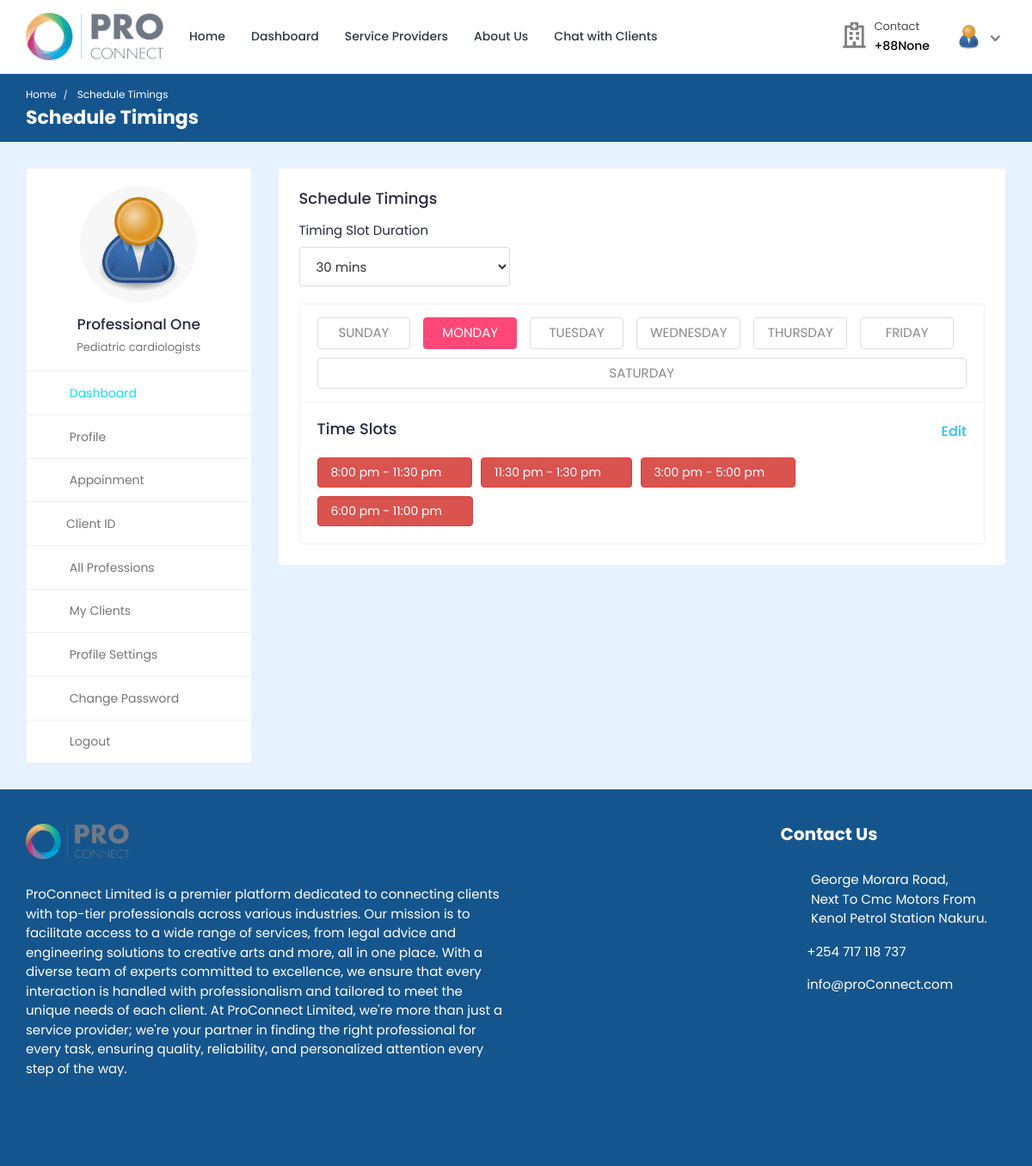
The page /professional/schedule-timings/ (signed in) on the database its author committed.
### professional/models.py (models this page shows, shortened)
class Professional_Information(models.Model):
    PROFESSION_CHOICES = (
        ('medical', 'Medical Services'),
        ('legal', 'Legal Services'),
        ('engineering', 'Engineering Services'),
        ('art', 'Art & Design'),
    )
    professional_id = models.AutoField(primary_key=True)
    user = models.OneToOneField(settings.AUTH_USER_MODEL, on_delete=models.CASCADE, related_name='profile')
    name = models.CharField(max_length=200)
    username = models.CharField(max_length=200, null=True, blank=True)
    gender = models.CharField(max_length=200, null=True, blank=True)
    description = models.TextField(max_length=1000, null=True, blank=True)
    profession = models.CharField(max_length=200, choices=PROFESSION_CHOICES)
    profession_name = models.ForeignKey(ServiceDepartment, on_delete=models.SET_NULL, null=True)
    specialization = models.ForeignKey(specialization, on_delete=models.SET_NULL, null=True)
    featured_image = models.ImageField(upload_to='professionals/', default='professionals/user-default.png')
    certificate_image = models.ImageField(upload_to='professionals_certificates/', default='professionals_certificates/default.png', null=True, blank=True)
    email = models.EmailField(max_length=200, null=True, blank=True)
    phone_number = models.CharField(max_length=200, null=True, blank=True)
    availability = models.CharField(max_length=200, null=True, blank=True)
    consultation_fee = models.IntegerField(null=True, blank=True, default=0)
    address = models.CharField(max_length=200, null=True, blank=True)
    service_name = models.ForeignKey(Service_Provider_Information, on_delete=models.SET_NULL, null=True, blank=True)
    profession = models.CharField(max_length=200, choices=PROFESSION_CHOICES, null=True, blank=True)
    institute = models.CharField(max_length=200, null=True, blank=True)
    degree = models.CharField(max_length=200, null=True, blank=True)
    completion_year = models.CharField(max_length=200, null=True, blank=True)
    work_place = models.CharField(max_length=200, null=True, blank=True)
    designation = models.CharField(max_length=200, null=True, blank=True)
    start_year = models.CharField(max_length=200, null=True, blank=True)
    end_year = models.CharField(max_length=200, null=True, blank=True)
    register_status = models.CharField(max_length=200, null=True, blank=True, default='Accepted')

### service_provider_admin/models.py (models this page shows, shortened)
class specialization(models.Model):
    specialization_id = models.AutoField(primary_key=True)
    specialization_name = models.CharField(max_length=200, null=True, blank=True)
    service_provider = models.ForeignKey(Service_Provider_Information, on_delete=models.CASCADE, null=True, blank=True)

### professional/views.py (the view)
# urls.py: path('schedule-timings/', views.schedule_timings, name='schedule-timings'),
@csrf_exempt
@login_required(login_url="professional-login")
def schedule_timings(request):
    professional = Professional_Information.objects.get(user=request.user)
    context = {'professional': professional}
    return render(request, 'schedule-timings.html', context)

### templates/schedule-timings.html (shortened to what this page needs)
{% load static %}
<!DOCTYPE html>
<html lang="en">
<head>
  <link rel="stylesheet" href="{% static 'proConnect-System/css/Normal/bootstrap.min.css' %}" />
  <link rel="stylesheet" href="{% static 'proConnect-System/plugins/Normal/fontawesome/css/fontawesome.min.css' %}" />
  <link rel="stylesheet" href="{% static 'proConnect-System/plugins/Normal/fontawesome/css/all.min.css' %}" />
  <link rel="stylesheet" href="{% static 'proConnect-System/plugins/Normal/select2/css/select2.min.css' %}" />
  <link rel="stylesheet" href="{% static 'proConnect-System/css/Normal/style.css' %}" />
</head>
<body>
  <div class="main-wrapper">
    <header class="header">{% include 'professional-navbar.html' %}</header>
    <div class="breadcrumb-bar">
      <div class="container-fluid">
        <div class="row align-items-center">
          <div class="col-md-12 col-12">
            <nav aria-label="breadcrumb" class="page-breadcrumb">
              <ol class="breadcrumb">
                <li class="breadcrumb-item">
                  <a href="index-2.html">Home</a>
                </li>
                <li class="breadcrumb-item active" aria-current="page">
                  Schedule Timings
                </li>
              </ol>
            </nav>
            <h2 class="breadcrumb-title">Schedule Timings</h2>
          </div>
        </div>
      </div>
    </div>
    <div class="content">
      <div class="container-fluid">
        <div class="row">
          <div class="col-md-5 col-lg-4 col-xl-3 theiaStickySidebar">
            <div>{% include 'professional-sidebar.html' %}</div>
          </div>
          <div class="col-md-7 col-lg-8 col-xl-9">
            <div class="row">
              <div class="col-sm-12">
                <div class="card">
                  <div class="card-body">
                    <h4 class="card-title">Schedule Timings</h4>
                    <div class="profile-box">
                      <div class="row">
                        <div class="col-lg-4">
                          <div class="form-group">
                            <label>Timing Slot Duration</label>
                            <select class="select form-control">
                              <option selected="selected">30 mins</option>
                            </select>
                          </div>
                        </div>
                      </div>
                      <div class="row">
                        <div class="col-md-12">
                          <div class="card schedule-widget mb-0">
                            <div class="schedule-header">
                              <div class="schedule-nav">
                                <ul class="nav nav-tabs nav-justified">
                                  <li class="nav-item">
                                    <a class="nav-link" data-toggle="tab" href="#slot_sunday">Sunday</a>
                                  </li>
                                  <li class="nav-item">
                                    <a class="nav-link active" data-toggle="tab" href="#slot_monday">Monday</a>
                                  </li>
                                  <li class="nav-item">
                                    <a class="nav-link" data-toggle="tab" href="#slot_tuesday">Tuesday</a>
                                  </li>
                                  <li class="nav-item">
                                    <a class="nav-link" data-toggle="tab" href="#slot_wednesday">Wednesday</a>
                                  </li>
                                  <li class="nav-item">
                                    <a class="nav-link" data-toggle="tab" href="#slot_thursday">Thursday</a>
                                  </li>
                                  <li class="nav-item">
                                    <a class="nav-link" data-toggle="tab" href="#slot_friday">Friday</a>
                                  </li>
                                  <li class="nav-item">
                                    <a class="nav-link" data-toggle="tab" href="#slot_saturday">Saturday</a>
                                  </li>
                                </ul>
                              </div>
                            </div>
                            <div class="tab-content schedule-cont">
                              <div id="slot_monday" class="tab-pane fade show active">
                                <h4 class="card-title d-flex justify-content-between">
                                  <span>Time Slots</span>
                                  <a class="edit-link" data-toggle="modal" href="#edit_time_slot"><i
                                      class="fa fa-edit mr-1"></i>Edit</a>
                                </h4>
                                <div class="doc-times">
                                  <div class="doc-slot-list">
                                    8:00 pm - 11:30 pm
                                    <a href="javascript:void(0)" class="delete_schedule">
                                      <i class="fa fa-times"></i>
                                    </a>
                                  </div>
                                  <div class="doc-slot-list">
                                    11:30 pm - 1:30 pm
                                    <a href="javascript:void(0)" class="delete_schedule">
                                      <i class="fa fa-times"></i>
                                    </a>
                                  </div>
                                  <div class="doc-slot-list">
                                    3:00 pm - 5:00 pm
                                    <a href="javascript:void(0)" class="delete_schedule">
                                      <i class="fa fa-times"></i>
                                    </a>
                                  </div>
                                  <div class="doc-slot-list">
                                    6:00 pm - 11:00 pm
                                    <a href="javascript:void(0)" class="delete_schedule">
                                      <i class="fa fa-times"></i>
                                    </a>
                                  </div>
                                </div>
                              </div>
                            </div>
                          </div>
                        </div>
                      </div>
                    </div>
                  </div>
                </div>
              </div>
            </div>
          </div>
        </div>
      </div>
    </div>
    {% include 'footer.html' %}
  </div>
</body>
</html>

### templates/professional-navbar.html (shortened to what this page needs)
{% load static %}
<nav class="navbar navbar-expand-lg header-nav">
  <div class="navbar-header">
    <a href="{% url 'service_provider_home'%}" class="navbar-brand logo">
      <img src="{% static 'proConnect-System/images/Normal/proConnect-logo.png' %}" class="img-fluid" alt="Logo" />
    </a>
  </div>
  <div class="main-menu-wrapper">
    <ul class="main-nav">
      <li>
        <a href="{% url 'service_provider_home'%}">Home</a>
      </li>
      <li>
        <a href="{% url 'professional-dashboard'%}">Dashboard</a>
      </li>
      <li><a href="{% url 'multiple-service_provider' %}" style="text-decoration: none;">Service Providers</a></li>
      <li>
        <a href="{% url 'about-us'%}">About Us</a>
      </li>
      <li>
        <a href="{% url 'chat-home' pk=user.id %}">Chat with Clients</a>
      </li>
    </ul>
  </div>
  <ul class="nav header-navbar-rht">
    <li class="nav-item contact-item">
      <div class="header-contact-img">
        <i class="far fa-hospital"></i>
      </div>
      <div class="header-contact-detail">
        <p class="contact-header">Contact</p>
        <p class="contact-info-header">+88{{professional.phone_number}}</p>
      </div>
    </li>
    <li class="nav-item dropdown has-arrow logged-item">
      <a href="#" class="dropdown-toggle nav-link" data-toggle="dropdown">
        <span class="user-img">
          <img class="rounded-circle" src="{{ professional.featured_image.url }}" width="31" alt="Darren Elder" />
        </span>
      </a>
    </li>
  </ul>
</nav>

### templates/professional-sidebar.html (shortened to what this page needs)
{% load static %}
<div class="profile-sidebar">
  <div class="widget-profile pro-widget-content">
    <div class="profile-info-widget">
      <a href="#" class="booking-doc-img">
        <img src="{{ professional.featured_image.url }}" alt="User Image" />
      </a>
      <div class="profile-det-info">
        <h3>{{ professional.name }}</h3>
        <div class="client-details">
          <h5 class="mb-0">{{professional.specialization.specialization_name}}</h5>
        </div>
      </div>
    </div>
  </div>
  <div class="dashboard-widget">
    <nav class="dashboard-menu sidebar">
      <ul>
        <li class="active">
          <a href="{% url 'professional-dashboard' %}">
            <i class="fas fa-columns"></i>
            <span>Dashboard</span>
          </a>
        </li>
        <li>
          <a href="{% url 'professional-profile' pk=professional.professional_id %}">
            <i class="fas fa-user"></i>
            <span>Profile</span>
          </a>
        </li>
        <li>
          <a href="{% url 'appointments'%}">
            <i class="fas fa-user-circle"></i>
            <span>Appoinment</span>
          </a>
        </li>
        <li class="nav-item has-submenu">
          <a href="#" class="nav-link"><i class="fas fa-search"></i><span>Client ID</span></a>
        </li>
        <li>
          <a href="{% url 'multiple-service_provider' %}">
            <i class="fas fa-hospital"></i>
            <span>All Professions</span>
          </a>
        </li>
        <li>
          <a href="{% url 'my-clients' %}">
            <i class="fas fa-user-injured"></i>
            <span>My Clients</span>
          </a>
        </li>
        <li>
          <a href="{% url 'professional-profile-settings' %}">
            <i class="fas fa-user-cog"></i>
            <span>Profile Settings</span>
          </a>
        </li>
        <li>
          <a href="{% url 'professional-change-password' pk=user.id%}">
            <i class="fas fa-lock"></i>
            <span>Change Password</span>
          </a>
        </li>
        <li>
          <a href="{% url 'professional-logout'%}">
            <i class="fas fa-sign-out-alt"></i>
            <span>Logout</span>
          </a>
        </li>
      </ul>
    </nav>
  </div>
</div>

### rows shown on the page
Professional_Information: phone_number "None", featured_image (placeholder picture), name "Professional One", specialization.specialization_name "Pediatric cardiologists"
